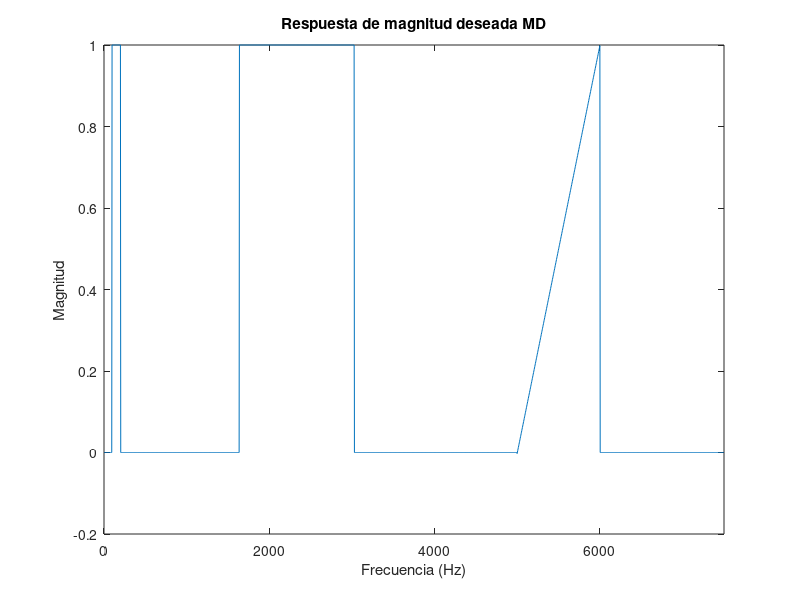
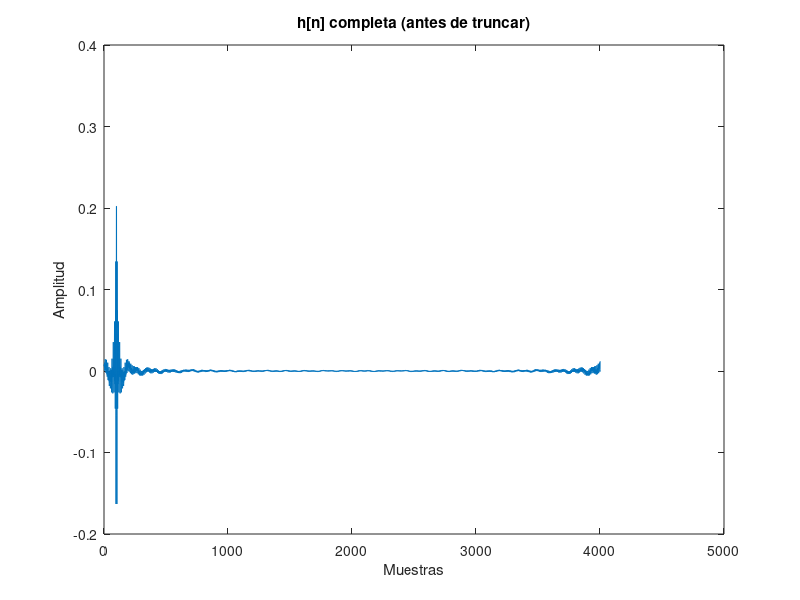
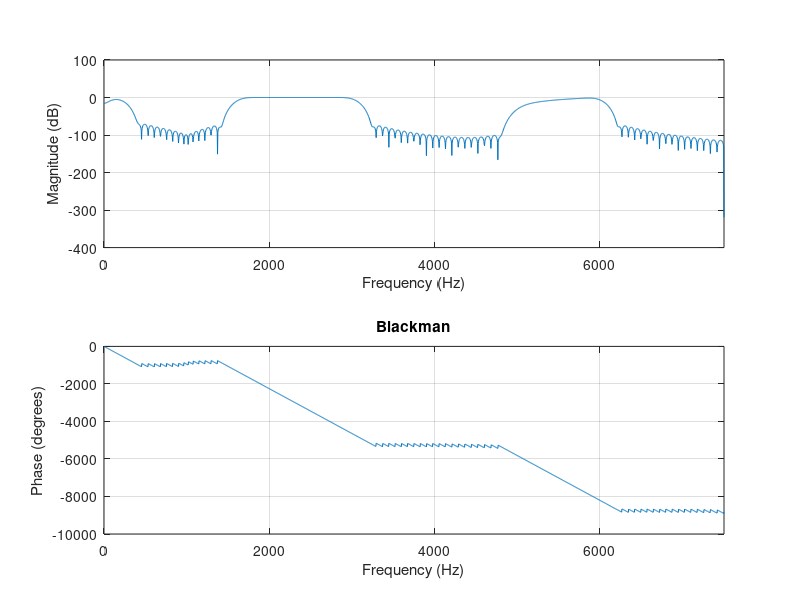
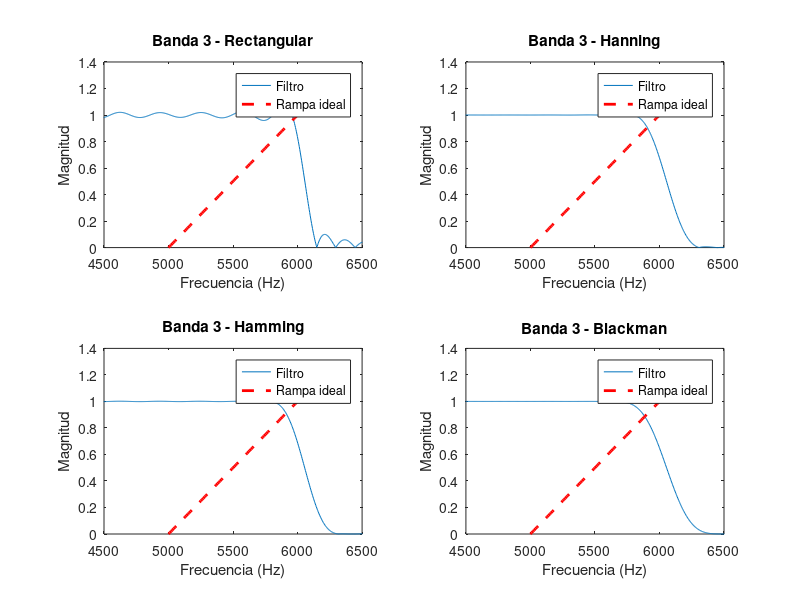

Source code (MATLAB) for these figures, in order:
% ej 2: filtro FIR con multiples bandas de paso
% bandas: [100, 200] Hz, [1640, 3028] Hz, [5000, 6000] Hz
% en la ultima banda la magnitud es proporcional a la freq (rampa de 0 a 1)

% la freq mas alta q necesito pasar es 6000 Hz, por nyquist fm >= 2*6000 = 12000
% uso fm = 15000 para tener margen
fm = 15000;

% N es el largo del filtro, mas muestras mejor selectividad pero mas retardo
N = 200;

% M = 10*N es la cant de muestras para freq positivas
% el profe dice q M >> N para reducir el aliasing temporal q aparece
% al usar la IFFT (h[n] se periodiza, y si M es grande las copias
% caen lejos y no me joden las primeras N muestras)
M = 10*N;
MTot = 2*M+1; % total: M positivas + M negativas + 1 para f=0
df = fm/MTot; % resolucion frecuencial en Hz

fprintf('df = %.4f Hz | M = %d | MTot = %d\n', df, M, MTot);

%--------------------------------------------------------------------------
% armo la respuesta de magnitud deseada MD
% MD tiene M+1 muestras, va de f=0 hasta f=fm/2
% la muestra k corresponde a f = (k-1)*df
% arranco todo en cero (rechazo todo) y pongo 1 donde quiero dejar pasar

MD = zeros(1, M+1);

% banda 1: [100, 200] Hz con magnitud 1
% para pasar de freq a indice: k = fix(f/df) + 1
k1_ini = fix(100/df) + 1;
k1_fin = fix(200/df) + 1;
MD(k1_ini : k1_fin) = 1;
fprintf('Banda 1: indices %d a %d (%.1f a %.1f Hz)\n', k1_ini, k1_fin, (k1_ini-1)*df, (k1_fin-1)*df);

% banda 2: [1640, 3028] Hz con magnitud 1
k2_ini = fix(1640/df) + 1;
k2_fin = fix(3028/df) + 1;
MD(k2_ini : k2_fin) = 1;
fprintf('Banda 2: indices %d a %d (%.1f a %.1f Hz)\n', k2_ini, k2_fin, (k2_ini-1)*df, (k2_fin-1)*df);

% banda 3: [5000, 6000] Hz con magnitud proporcional a la freq
% aca no es 1 fija, crece linealmente de 0 (en 5000) a 1 (en 6000)
% osea mag = (f - 5000) / (6000 - 5000) = (f - 5000) / 1000
k3_ini = fix(5000/df) + 1;
k3_fin = fix(6000/df) + 1;
for k = k3_ini : k3_fin
    f_k = (k-1)*df; % freq q corresponde al indice k
    MD(k) = (f_k - 5000) / 1000; % rampa: 0 en 5000, 1 en 6000
end
fprintf('Banda 3: indices %d a %d (%.1f a %.1f Hz) - rampa\n', k3_ini, k3_fin, (k3_ini-1)*df, (k3_fin-1)*df);

figure(1)
clf
plot((0:M)*df, MD)
xlabel('Frecuencia (Hz)'); ylabel('Magnitud');
title('Respuesta de magnitud deseada MD')
xlim([0 fm/2])

%--------------------------------------------------------------------------
% fase para hacer el filtro causal
% por la propiedad de desplazamiento de la TDF, si multiplico H(w) por
% exp(-j*w*d), en el tiempo h[n] se corre d muestras
% uso d = (N-1)/2 para q quede centrada en las primeras N muestras
% es lo mismo q hace el profe en el ej1
ph = exp(-j*2*pi*((N-1)/2)*[0:M]/(MTot));

% respuesta completa (magnitud * fase) para freq positivas
R = MD.*ph;

% completo con freq negativas: para q h[n] sea real H(-f) = conj(H(f))
% las freq negativas son el conjugado de las positivas dadas vuelta
R = [R conj(R(end:-1:2))];

%--------------------------------------------------------------------------
% IFFT para obtener h[n]
% como M >> N las primeras N muestras son buena aprox sin q el aliasing
% temporal me arruine los valores
h = real(ifft(R));

figure(2)
clf
plot(h)
xlabel('Muestras'); ylabel('Amplitud');
title('h[n] completa (antes de truncar)')

%--------------------------------------------------------------------------
% trunco con ventanas: tomo las primeras N muestras y multiplico por la ventana
% cada ventana tiene distinto compromiso entre lobulo ppal y laterales:
% rectangular (boxcar): laterales altos (-13 dB), transicion rapida
% hanning: -31 dB, compromiso piola
% hamming: -41 dB, un toque mas ancho q hanning
% blackman: -57 dB, mejor atenuacion pero transicion mas lenta

hf_rect = h(1:N).*boxcar(N).';
hf_hann = h(1:N).*hanning(N).';
hf_hamm = h(1:N).*hamming(N).';
hf_black = h(1:N).*blackman(N).';

%--------------------------------------------------------------------------
% respuesta en freq de cada filtro ventaneado
% freqz(h, a, nfft, fm) te calcula y grafica la resp en freq
% le paso a=1 pq es FIR (no tiene parte recursiva)

figure(3)
clf
subplot(2,2,1)
freqz(hf_rect, 1, 2048, fm)
title('Rectangular')

subplot(2,2,2)
freqz(hf_hann, 1, 2048, fm)
title('Hanning')

subplot(2,2,3)
freqz(hf_hamm, 1, 2048, fm)
title('Hamming')

subplot(2,2,4)
freqz(hf_black, 1, 2048, fm)
title('Blackman')

%--------------------------------------------------------------------------
% verifico la rampa en la banda 3 [5000, 6000] Hz
% calculo la resp a mano para hacer zoom y comparar con la rampa ideal

Nfft = 4096;
f_eje = (0:Nfft-1)*fm/Nfft;

% rampa ideal para superponer
f_rampa = 5000:10:6000;
rampa_ideal = (f_rampa - 5000)/1000;

figure(4)
clf

H_rect = freqz(hf_rect, 1, Nfft);
H_hann = freqz(hf_hann, 1, Nfft);
H_hamm = freqz(hf_hamm, 1, Nfft);
H_black = freqz(hf_black, 1, Nfft);

subplot(2,2,1)
plot(f_eje, abs(H_rect)); hold on
plot(f_rampa, rampa_ideal, 'r--', 'linewidth', 2); hold off
xlim([4500 6500]); title('Banda 3 - Rectangular')
xlabel('Frecuencia (Hz)'); ylabel('Magnitud');
legend('Filtro', 'Rampa ideal')

subplot(2,2,2)
plot(f_eje, abs(H_hann)); hold on
plot(f_rampa, rampa_ideal, 'r--', 'linewidth', 2); hold off
xlim([4500 6500]); title('Banda 3 - Hanning')
xlabel('Frecuencia (Hz)'); ylabel('Magnitud');
legend('Filtro', 'Rampa ideal')

subplot(2,2,3)
plot(f_eje, abs(H_hamm)); hold on
plot(f_rampa, rampa_ideal, 'r--', 'linewidth', 2); hold off
xlim([4500 6500]); title('Banda 3 - Hamming')
xlabel('Frecuencia (Hz)'); ylabel('Magnitud');
legend('Filtro', 'Rampa ideal')

subplot(2,2,4)
plot(f_eje, abs(H_black)); hold on
plot(f_rampa, rampa_ideal, 'r--', 'linewidth', 2); hold off
xlim([4500 6500]); title('Banda 3 - Blackman')
xlabel('Frecuencia (Hz)'); ylabel('Magnitud');
legend('Filtro', 'Rampa ideal')

%--------------------------------------------------------------------------
% vista completa con hamming (buen compromiso)
figure(5)
clf
subplot(2,1,1)
plot(f_eje, abs(H_hamm))
xlabel('Frecuencia (Hz)'); ylabel('Magnitud');
title('Magnitud completa - Hamming')
xlim([0 fm/2])

subplot(2,1,2)
plot(f_eje, 20*log10(abs(H_hamm)+1e-10))
xlabel('Frecuencia (Hz)'); ylabel('Magnitud (dB)');
title('Magnitud en dB - Hamming')
xlim([0 fm/2])

% conclusiones:
% con rectangular las transiciones son rapidas pero aparece ripple
% (oscilaciones de gibbs), se nota mucho en la rampa
% hanning y hamming suavizan el ripple, la rampa en [5000,6000]
% se aprox mejor a la ideal, sobre todo con hamming
% blackman da la mejor atenuacion fuera de banda pero las transiciones
% se ensanchan y los bordes de las bandas no quedan tan abruptos
% si aumento N mejora la selectividad (transiciones mas finas y rampa
% mas precisa) pero mete mas retardo y mas computo
